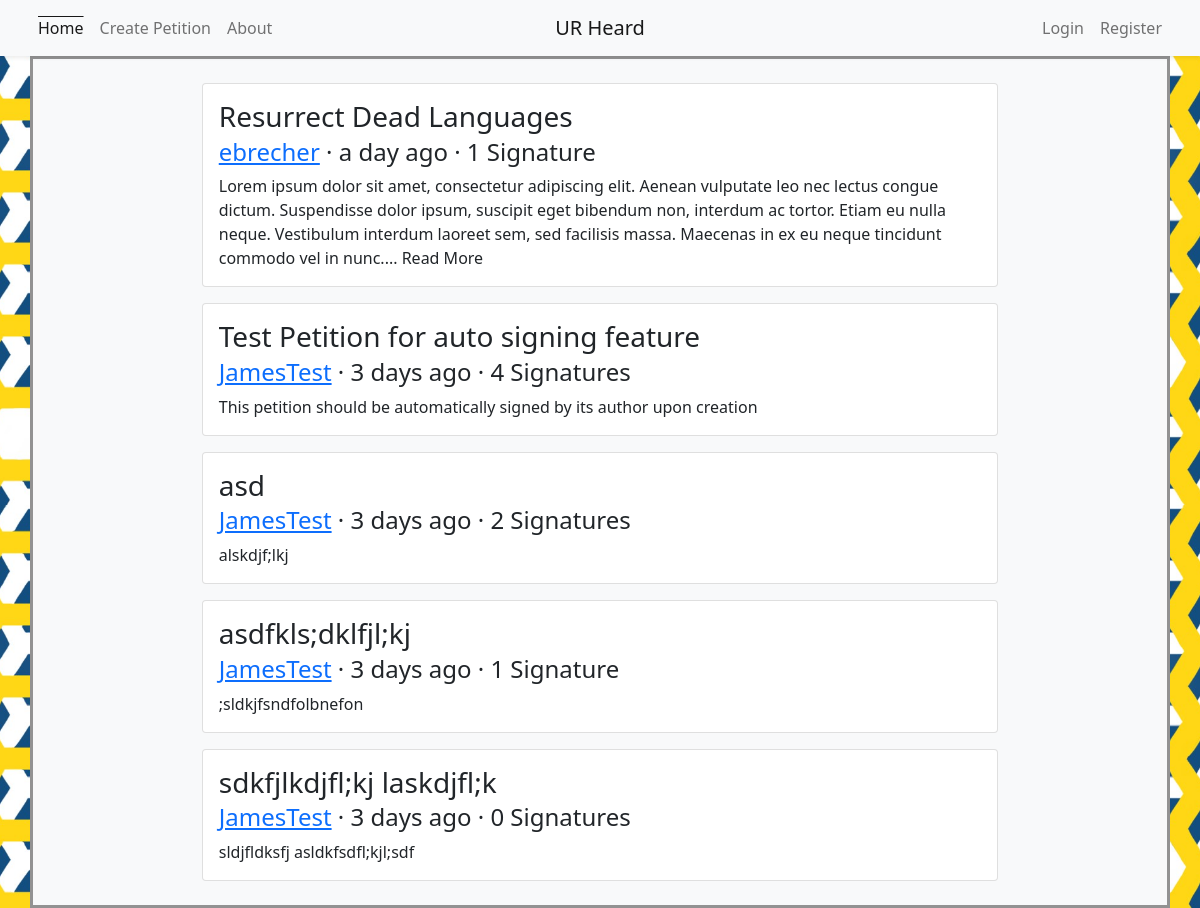
The page / on the database its author committed.
### models.py (models this page shows, shortened)
class Petition(db.Model):
	__tablename__ = 'petition'
	id = db.Column(db.Integer, primary_key=True)
	title = db.Column(db.String(80), nullable=False)
	body = db.Column(db.Text, nullable=False)
	author_id = db.Column(db.Integer, db.ForeignKey('user.id'), nullable=False)
	author = db.relationship('User', backref='petition')
	timestamp = db.Column(db.DateTime, default=datetime.utcnow)
	signers = db.relationship('User', secondary=signature, backref='signed_petitions')
	initial_signatures = 0
	signature_count = db.Column(db.Integer, default=initial_signatures)

class User(UserMixin, db.Model):
	__tablename__ = 'user'
	id = db.Column(db.Integer, primary_key=True)
	name = db.Column(db.String(50), nullable=False, unique=True, index=True)
	email = db.Column(db.String(50), unique=True, index=True)
	password_hash = db.Column(db.String(128))
	@property
	def password(self):
		raise AttributeError('password is not a readable attribute')

### app.py (the view)
@app.route('/', methods=['GET', 'POST'])
def index():
	petitions = Petition.query.order_by(Petition.timestamp.desc()).all()
	return render_template('index.html', petitions=petitions)

### templates/index.html (shortened to what this page needs)
{% extends "base.html" %}
{% block content %}
	<div class="container">
		<div class="d-flex flex-wrap justify-content-center">
		{% for petition in petitions %}
			<article class="card m-2 w-75">
				<a href="{{ url_for ('petition', id=petition.id) }}" class="text-body text-decoration-none">
					<div class="card-body">
						<h3 class="card-title font-weight-bold">{{petition.title}}</h3>
						<h4 class="card-subtitle mb-2"><object><a href="/profile/{{petition.author_id}}">{{petition.author.name}}</a></object> &middot; {{ moment(petition.timestamp).fromNow() }} &middot; {{ petition.signature_count }} {{'Signature' if petition.signature_count==1 else 'Signatures'}}</h4>
						<p class="card-text">{{petition.body | truncate(325, false, end='... Read More', leeway=10) }}</p>
					</div>
				</a>
			</article>
		{% endfor %}
		</div>
	</div>
{% endblock content %}

### templates/base.html (shortened to what this page needs)
{% from 'bootstrap/nav.html' import render_nav_item %}
{% from 'bootstrap/utils.html' import render_messages %}
{% import "bootstrap/form.html" as wtf %}
<!DOCTYPE html>
<html lang="en">
	<head>
		{% block head %}
			{% block styles %}
				<link href="https://cdn.jsdelivr.net/npm/bootstrap@5.0.0-beta1/dist/css/bootstrap.min.css" rel="stylesheet">
			{% endblock styles %}
		{% endblock head %}
	</head>
	<body>
		<nav class="navbar navbar-expand-sm bg-light navbar-light sticky-top shadow-sm">
			<div class="container justify-content-around px-0">
				<ul class="navbar-nav ml-auto w-50">
					{{ render_nav_item('index', 'Home', use_li=True) }}
					{{ render_nav_item('create', 'Create Petition', use_li=True) }}
					{{ render_nav_item('about', 'About', use_li=True) }}
				</ul>
				<a href="/" class="navbar-brand mx-auto d-block text-center w-25">UR Heard</a>
				<ul class="navbar-nav mr-auto w-50 justify-content-end">
					{% if current_user.is_authenticated %}
						{{ render_nav_item('profile', current_user.name, use_li=True, id=current_user.id) }}
						{{ render_nav_item('logout', 'Logout', use_li=True) }}
					{% else %}
						{{ render_nav_item('login', 'Login', use_li=True) }}
						{{ render_nav_item('register', 'Register', use_li=True) }}
					{% endif %}
				</ul>
			</div>
		</nav>
		<div class="container bg-light" id="shadow">
			<div class="container bg-light" id="content">
			{% block content %}
			{% endblock content %}
			</div>
		</div>
	</body>
</html>

### rows shown on the page
Petition: title "Resurrect Dead Languages", author.name "ebrecher", timestamp "a day ago", signature_count "1", signature_count "Signature", body "Lorem ipsum dolor sit amet, consectetur adipiscing elit. Aenean vulputate leo nec lectus congue dictum. Suspendisse dolor ipsum, suscipit eget bibendum non, interdum ac tortor. Etiam eu nulla neque. Vestibulum interdum laoreet sem, sed facilisis massa. Maecenas in ex eu neque tincidunt commodo vel in nunc.... Read More"
Petition: title "Test Petition for auto signing feature", author.name "JamesTest", timestamp "3 days ago", signature_count "4", signature_count "Signatures", body "This petition should be automatically signed by its author upon creation"
Petition: title "asd", author.name "JamesTest", timestamp "3 days ago", signature_count "2", signature_count "Signatures", body "alskdjf;lkj"
Petition: title "asdfkls;dklfjl;kj", author.name "JamesTest", timestamp "3 days ago", signature_count "1", signature_count "Signature", body ";sldkjfsndfolbnefon"
Petition: title "sdkfjlkdjfl;kj laskdjfl;k", author.name "JamesTest", timestamp "3 days ago", signature_count "0", signature_count "Signatures", body "sldjfldksfj asldkfsdfl;kjl;sdf"

### other values the page prints
{{ render_nav_item('index', 'Home', use_li=True) }} "Home"
{{ render_nav_item('create', 'Create Petition', use_li=True) }} "Create Petition"
{{ render_nav_item('about', 'About', use_li=True) }} "About"
{{ render_nav_item('login', 'Login', use_li=True) }} "Login"
{{ render_nav_item('register', 'Register', use_li=True) }} "Register"
